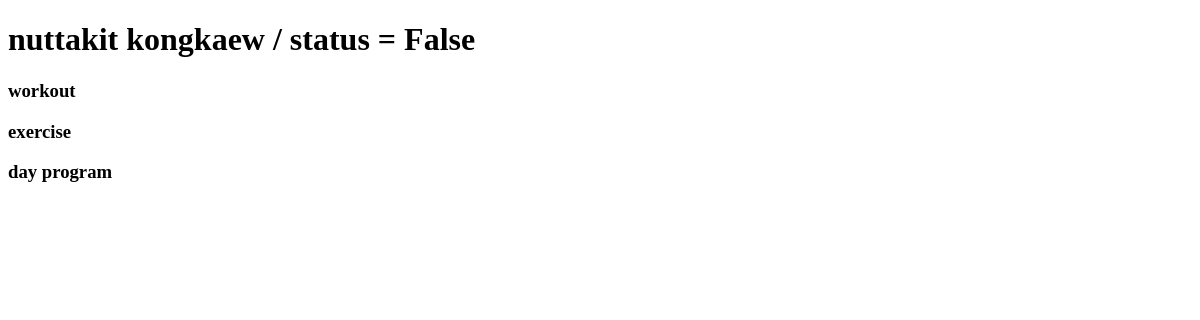
Page /tracking/ (signed in) on the earlier database version.
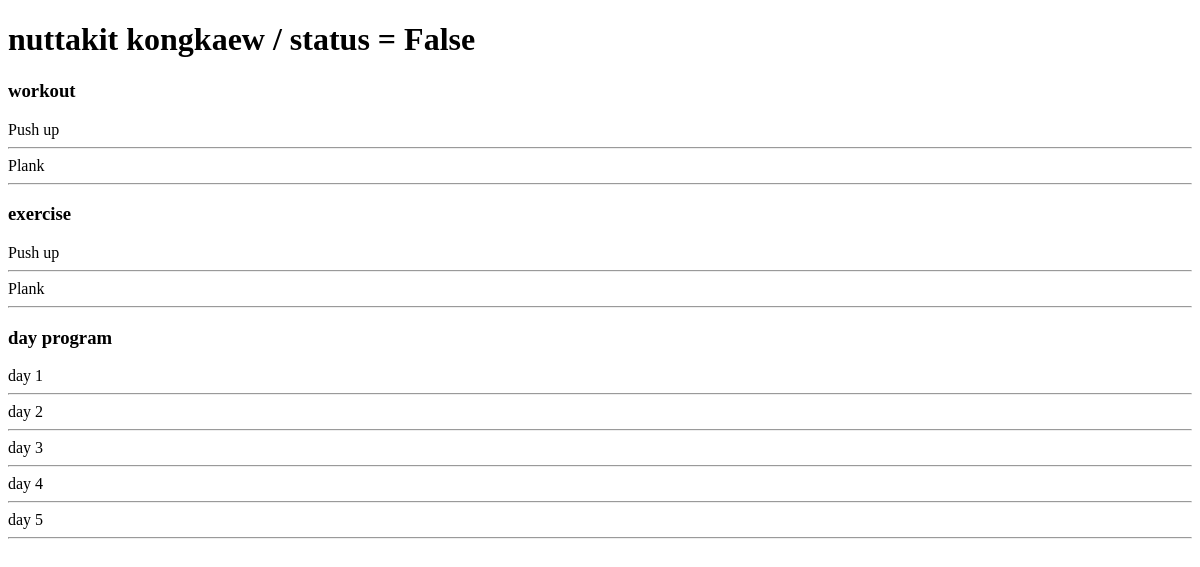
Same page on the later database version.
### Tracking/models.py (models this page shows)
class Tracks(models.Model):
    day_program = models.ManyToManyField(Program, blank=True,related_name="daily")
    track_trainer = models.ForeignKey('Trainer.Trainer',related_name="trainer",on_delete=models.SET_NULL,blank=True,null=True)
    all_program_status = models.BooleanField(default= False)
    day = models.PositiveIntegerField(default=0)
    def __str__(self):
        return f"{self.track_trainer} / status = {self.all_program_status}"

class Workout(models.Model):
    exercise = models.ForeignKey(Exercise,on_delete=models.CASCADE,null=True)
    reps = models.PositiveIntegerField()
    sets = models.PositiveIntegerField()
    status = models.BooleanField(default=False)
    def __str__(self):
        return f"{self.exercise}"

class Exercise(models.Model):
    exercise_name = models.CharField(max_length = 100)
    parts = models.CharField(max_length = 100)
    def __str__(self):
        return f"{self.exercise_name}"

class Program(models.Model):
    start_date = models.DateTimeField(auto_now=False, auto_now_add=False)
    end_date = models.DateTimeField()
    objective = models.ManyToManyField(Workout,related_name="workout")
    day = models.IntegerField(default=0)
    status = models.BooleanField(default=False)
    def __str__(self):
        return f"day {self.day}"

### Trainer/models.py (models this page shows)
class Trainer(models.Model):
    user = models.OneToOneField(User, on_delete=models.CASCADE, blank=True)
    age = models.PositiveIntegerField(default=0)
    gender = models.CharField(max_length=20)
    bio = models.CharField(max_length=250, null=True)
    specialist = models.CharField(max_length=100)
    tel = models.CharField(max_length=10, null=True)
    approve = models.BooleanField(default=False)
    profile_pic = models.ImageField(null=True, blank=True)
    def __str__(self):
        return f"{self.user.first_name} {self.user.last_name}"

### Tracking/views.py (the view)
# urls.py: path("",views.index,name="workout"),
def index(request):
    if not request.user.is_authenticated:
        return HttpResponseRedirect(reverse("Users:login"))
    else:
        all_wo = Workout.objects.all()
        all_ex = Exercise.objects.all()
        all_dp = Program.objects.all()
        user = Customer.objects.get(user=request.user)
        userTrack = get_object_or_404(Tracks,tracks_owner = user)
        return render(request, "tracking/program.html", {
            "all_wo": all_wo,
            "all_ex": all_ex,
            "all_dp": all_dp,
            "userTrack": userTrack,
        })

### Tracking/templates/tracking/program.html (shortened to what this page needs)
<!DOCTYPE html>
<html>
    <head>
        <h1>{{  userTrack }}</h1>
    </head>
    <body>
        <h3>workout</h3>
        {% for i in all_wo %}
        <a>{{ i }}</a>
        <hr>
        {% endfor %}
        <h3>exercise</h3>
        {% for i in all_ex %}
        <a>{{ i }}</a>
        <hr>
        {% endfor %}
        <h3>day program</h3>
        {% for i in all_dp %}
        <a>{{ i }}</a>
        <hr>
        {% endfor %}
    </body>
</html>

Differences in the rows shown:
added Workout: exercise.exercise_name "Push up"
added Workout: exercise.exercise_name "Plank"
added Exercise: exercise_name "Push up"
added Exercise: exercise_name "Plank"
added Program: day "day 1"
added Program: day "day 2"
added Program: day "day 3"
added Program: day "day 4"
added Program: day "day 5"
